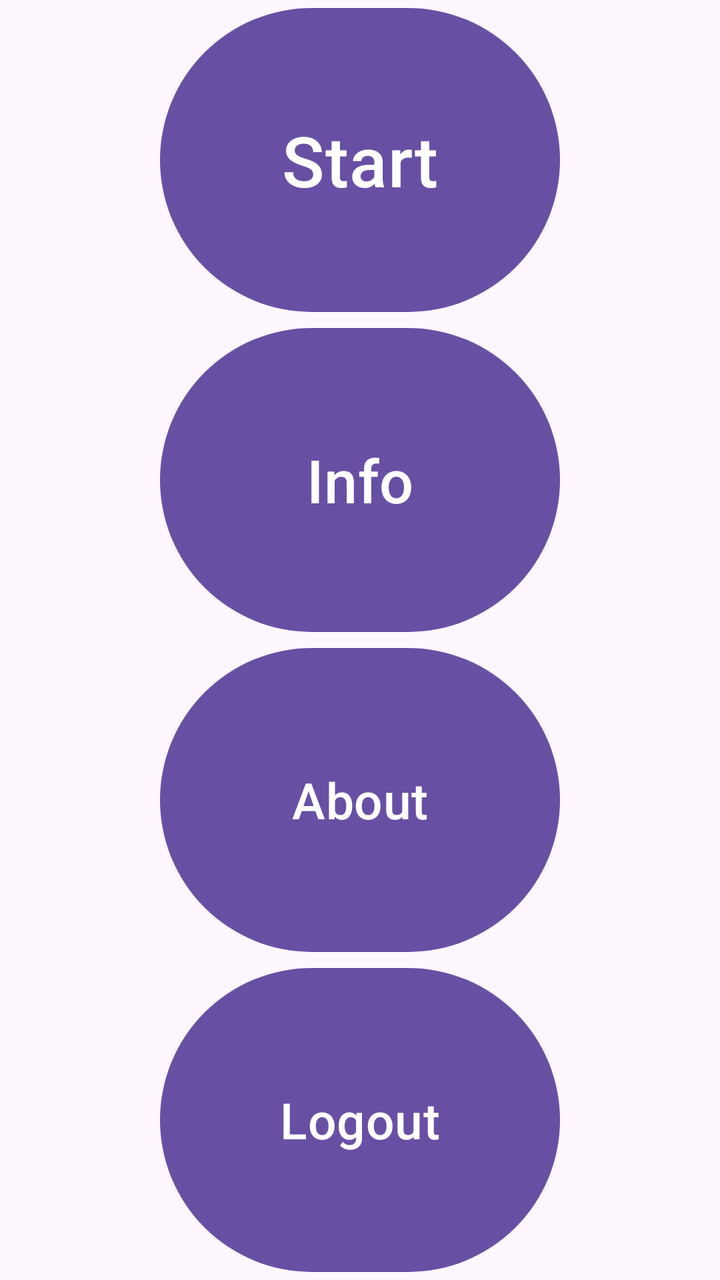
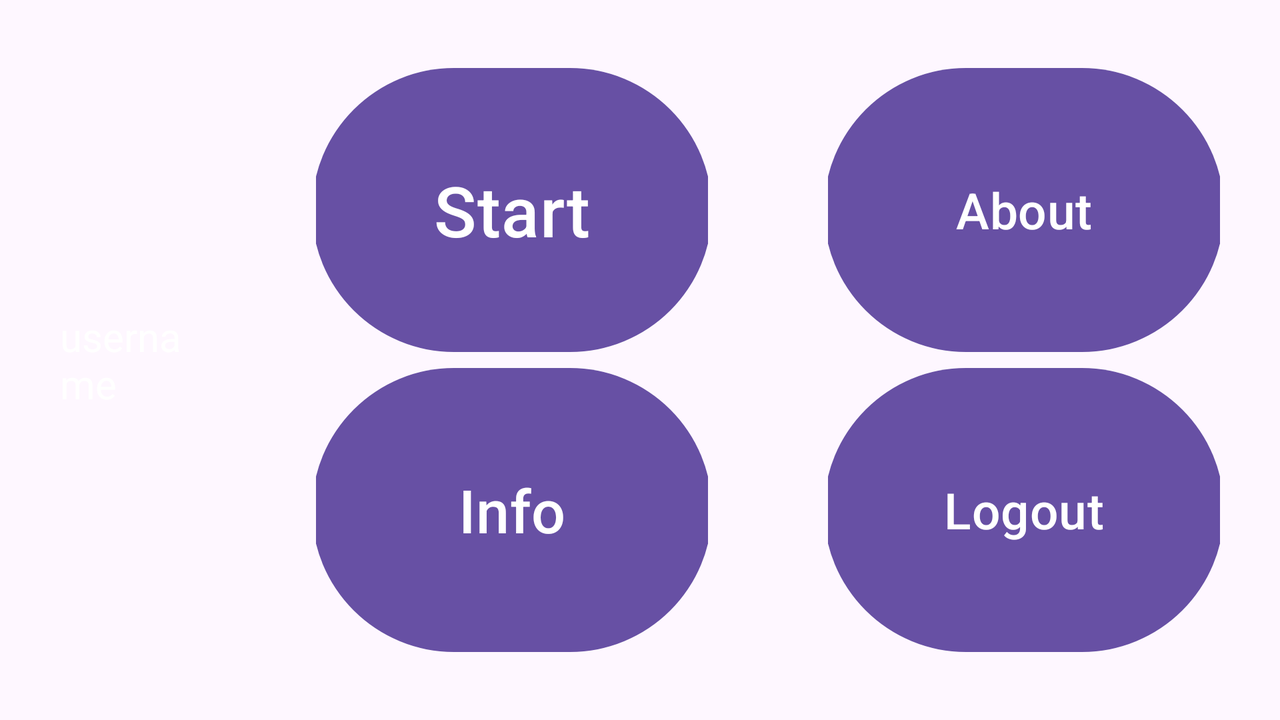

Two renders of one Android screen. The first uses the default layout on a phone; the second uses the alternative layout the repository ships for a different screen configuration, on a matching device. The two XML files are below.
<!-- AndroidManifest.xml: application theme Theme.Quiz -->
<!-- res/layout/status_user_logged_true.xml -->
<?xml version="1.0" encoding="utf-8"?>
<layout>

    <LinearLayout
        xmlns:android="http://schemas.android.com/apk/res/android"
        xmlns:tools="http://schemas.android.com/tools"
        android:layout_width="match_parent"
        android:layout_height="match_parent"
        android:background="@drawable/unsplash"
        android:gravity="center"
        android:orientation="vertical"
        tools:context=".presentation.fragments.UserLoggedFalseMenu">


        <Button
            android:id="@+id/start_test"
            android:layout_width="200dp"
            android:layout_height="0dp"
            android:layout_gravity="center"
            android:layout_weight="1"
            android:text="@string/start"
            android:textSize="35sp" />


        <Button
            android:id="@+id/info"
            android:layout_width="200dp"
            android:layout_height="0dp"
            android:layout_weight="1"
            android:text="@string/info"
            android:textSize="30sp" />


        <Button
            android:id="@+id/about"
            android:layout_width="200dp"
            android:layout_height="0dp"
            android:layout_weight="1"
            android:text="@string/about"
            android:textSize="25sp" />

        <Button
            android:id="@+id/logout"
            android:layout_width="200dp"
            android:layout_height="0dp"
            android:layout_weight="1"
            android:text="@string/logout"
            android:textSize="25sp" />


    </LinearLayout>
</layout>
<!-- resources referenced by this layout -->
<resources>
  <string name="about">About</string>
  <string name="info">Info</string>
  <string name="logout">Logout</string>
  <string name="start">Start</string>
  <style name="Theme.Quiz" parent="Base.Theme.Quiz" />
  <style name="Base.Theme.Quiz" parent="Theme.Material3.DayNight.NoActionBar">
      
      
  
  </style>
</resources>
<!-- res/layout-land/status_user_logged_true.xml (the repository's variant of the layout above) -->
<!-- drawn on the phone turned sideways -->
<?xml version="1.0" encoding="utf-8"?>
<layout xmlns:tools="http://schemas.android.com/tools"
    xmlns:android="http://schemas.android.com/apk/res/android">

    <LinearLayout
        android:layout_width="match_parent"
        android:layout_height="match_parent"
        android:background="@drawable/unsplash"
        android:gravity="center"

        android:orientation="horizontal">

        <LinearLayout
            android:layout_width="0dp"
            android:layout_height="match_parent"
            android:layout_weight="1"
            android:gravity="center"
            android:padding="30dp"
            android:orientation="vertical"
            >

            <TextView
                android:id="@+id/username"
                android:layout_width="wrap_content"
                android:layout_height="wrap_content"
                android:text="@string/username"
                android:textColor="#FFFFFF"
                android:textSize="20sp" />


        </LinearLayout>

        <LinearLayout
            android:layout_width="0dp"
            android:layout_height="match_parent"
            android:layout_weight="2"
            android:gravity="center"
            android:padding="30dp"
            android:orientation="vertical"
            >


            <Button
                android:id="@+id/start_test"
                android:layout_width="200dp"
                android:layout_height="0dp"
                android:layout_gravity="center"
                android:layout_weight="1"
                android:text="@string/start"
                android:textSize="35sp" />


            <Button
                android:id="@+id/info"
                android:layout_width="200dp"
                android:layout_height="0dp"
                android:layout_weight="1"
                android:text="@string/info"
                android:textSize="30sp" />


        </LinearLayout>

        <LinearLayout
            android:layout_width="0dp"
            android:layout_height="match_parent"
            android:layout_weight="2"
            android:gravity="center"
            android:padding="30dp"
            android:orientation="vertical"
            >


            <Button
                android:id="@+id/about"
                android:layout_width="200dp"
                android:layout_height="0dp"
                android:layout_weight="1"
                android:text="@string/about"
                android:textSize="25sp" />

            <Button
                android:id="@+id/logout"
                android:layout_width="200dp"
                android:layout_height="0dp"
                android:layout_weight="1"
                android:text="@string/logout"
                android:textSize="25sp" />

        </LinearLayout>

    </LinearLayout>
</layout>
<!-- resources referenced by the variant -->
<!-- as the phone turned sideways resolves them -->
<resources>
  <string name="about">About</string>
  <string name="info">Info</string>
  <string name="logout">Logout</string>
  <string name="start">Start</string>
  <string name="username">username</string>
  <style name="Theme.Quiz" parent="Base.Theme.Quiz" />
  <style name="Base.Theme.Quiz" parent="Theme.Material3.DayNight.NoActionBar">
      
      
  
  </style>
</resources>
